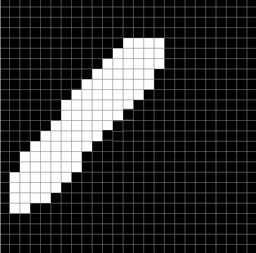
#> input picture lib/UncertainSample/cp-topo-unet-2d/ppt3.jpg, 256 x 253 px, shrunk from 992 x 980 before the run, given as the content of the folder stStageResults/FIVE-BceDiceSmooth_0.0001_4/FIVE/test/Ufolder, which was not available
$ jupyter execute --allow-errors '统计一个先验数值.ipynb'
#> lines starting #> are read from the running program, lines starting #| are printed output that depends on the picture; after the words box and inside, x2 and y2 are one past the last pixel; in counts of white or black regions, pixels touching at a corner belong together; pictures that were not available may be replaced by others from this repository, and a replacement may not be noted
[cell 1]
#!/Users/michael/envs/bsb/bin/python
# adapted from https://trvrm.github.io/fractal-dimension.html

import numpy as np
import skimage
import matplotlib.pyplot as plt
from skimage import io
from skimage.filters import threshold_otsu
from skimage.color import rgb2gray
from skimage.util import crop, invert
from scipy.stats import linregress
import math
import os
import sys
from skimage.measure import label, regionprops

# [17 lines of commented-out code are left out]


"""
	Read the image and preprocess for fractal dimension calculation
"""
# [6 lines left out: function loadImage, not called in this run]

"""
	Apply Otsu thresholding to the image and binarize the passed image
"""
# [4 lines left out: function binaryThreshold, not called in this run]

def fracable(img):
	return 0 in set(img.flatten())

"""
	Successively crop the image and count the number of tiles containing black pixels
"""
# [16 lines left out: function countBoxes, not called in this run]

"""
	Count the number of boxes at each scale possible for the dimensions of the given image.
	Generates a pair representing the numerator and denominator of the fractal dimension equation.
	A list of these pairs is used to calculate the slope when the loop exits.
"""
# [6 lines left out: function getBoxCounts, not called in this run]

"""
	Stores all of the (scale ,box count) pairs for the final fractal dimension calculation
"""
def allCounts(img, height, width):
	return (list(getBoxCounts(img, height, width)))

"""
	Calculate the slope between the number of boxes and scales with linregress; return fractal
	dimension value
"""
# [6 lines left out: function getFractalDimension, not called in this run]


import os
import numpy as np
import skimage
from skimage.color import rgb2gray
from skimage.measure import label, regionprops
import matplotlib.pyplot as plt

def loadImage(image_path):
    """
    加载图像并返回图像数据及其尺寸

    :param image_path: 图像文件路径
    :return: 图像数据, 高度, 宽度
    """
    img = skimage.io.imread(image_path)
    if len(img.shape) > 2:
        img = rgb2gray(img)
    h, w = img.shape
    return img, h, w

def identify_connected_components(skeleton):
    """
    标识骨架图中的独立连通组件

    :param skeleton: 骨架图像
    :return: 各连通组件的坐标列表
    """
    labeled_image, num_labels = label(skeleton, connectivity=2, return_num=True)
    components = [region.coords for region in regionprops(labeled_image)]
    return components

def remove_non_vessels(segImg, components, results):
    """
    移除非血管组件并生成新的图像

    :param segImg: 原始分割图像
    :param components: 连通组件列表
    :param results: 每个组件的判定结果（'yes'/'no'数组）
    :return: 移除非血管组件后的图像
    """
    # 初始化为全0（全黑）的图像
    tissue = np.zeros_like(segImg)
    not_tissue = np.zeros_like(segImg)

    # 只在被标记为血管的连通组件位置设置为1
    for component, is_vessel in zip(components, results):
        if is_vessel == 'yes':
            for coord in component:
                tissue[coord[0], coord[1]] = 1
        else:
            for coord in component:
                not_tissue[coord[0], coord[1]] = 1

    return tissue, not_tissue

def process_vessel_images(gtdir, segs, segs2):
    """
    处理血管图像数据

    :param gtdir: 地面真值目录
    :param segs: 第一个分割结果目录
    :param segs2: 第二个分割结果目录
    """
    # 获取文件列表
    slist = sorted([f for f in os.listdir(segs) if f != '.DS_Store'])
    slist2 = sorted([f for f in os.listdir(segs2) if f != '.DS_Store'])
    gtlist = sorted([f for f in os.listdir(gtdir) if f != '.DS_Store'])

    # 处理每张图片
    for i in range(len(slist)):
        # 加载图像
        gt = os.path.join(gtdir, gtlist[i])
        simg = os.path.join(segs, slist[i])
        simg2 = os.path.join(segs2, slist2[i])

        # 加载并预处理分割结果
        segImg, h, w = loadImage(simg)  # 不确定的
#> in loadImage, img is the input picture: shape (253, 256, 3); min 0, max 255, mean 49.8
#> h = 253; w = 256
        segImg2, h, w = loadImage(simg2)  # 确定的0.5
        # segImg = (segImg == 1).astype(np.uint8)
        # segImg2 = (segImg2 == 0).astype(np.uint8)

        # 加载地面真值
        gtImg = skimage.io.imread(gt)
        gtImg = rgb2gray(gtImg)

        # 计算差异：提取在segImg中但不在segImg2中的区域
        # 使用逻辑运算代替直接相减
        U = np.logical_or(segImg, segImg2).astype(np.uint8)
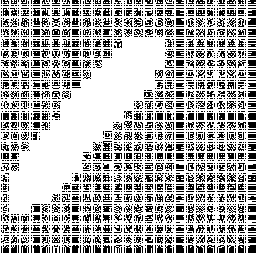
#> U: shape (253, 256); values 0 (black) and 1 (white), 67.2% white; black in thin lines or dots

        # 识别连通分量
        components = identify_connected_components(segImg)
#> in identify_connected_components, `labeled_image, num_labels = label(skeleton, connectivity=2, return_num..`:
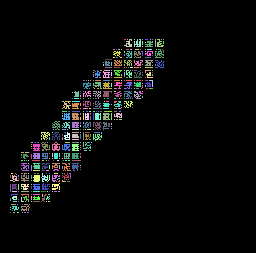
#> labeled_image: shape (253, 256) int64; 426 distinct labels, from 0 to 425; one colour per label, 0 black
#> in identify_connected_components, `labeled_image, num_labels = label(skeleton, connectivity=2, return_num..`: num_labels = 425
#> in identify_connected_components, `components = [region.coords for region in regionprops(labeled_image)]`: components = 425 items
#> components = 425 items

        # 分析每个连通分量
        results = []
        for component in components:
            pixel_count = len(component)  # 总像素数
            vessel_pixel_count = sum(gtImg[coord[0], coord[1]] > 0 for coord in component)

            # 如果前景像素占比超过50%，则认为是血管
            is_vessel = (vessel_pixel_count / pixel_count) > 0.7
            results.append('yes' if is_vessel else 'no')
#> this loop made 425 passes
#> (component, pixel_count, vessel_pixel_count) on passes 1, 2, 4: ([[39, 124], [39, 125]], 2, 2), ([[39, 127]], 1, 1), ([[39, 134]], 1, 1)
#> after the loop, results = 425 items, first 6: 'yes', 'yes', 'yes', 'yes', 'yes', 'yes'

        results = np.array(results)

        # 移除非血管组件
        tissue, not_tissue = remove_non_vessels(segImg, components, results)
#> the loop in remove_non_vessels, `for component, is_vessel in zip(components, results):` made 425 passes
#> component on passes 1, 2, 4: [[39, 124], [39, 125]], [[39, 127]], [[39, 134]]
#> after the loop in remove_non_vessels, `for component, is_vessel in zip(components, results):`: not_tissue: shape (253, 256) float64; every value is 0
#> after the loop in remove_non_vessels, `for component, is_vessel in zip(components, results):`:
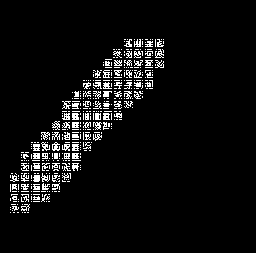
#> tissue: shape (253, 256) float64; values 0 (black) and 1 (white), 5.7% white in thin lines or dots, all inside (x1, y1, x2, y2) = (10, 39, 164, 213)
        plt.imsave(os.path.join('/home/xkw/pxlames/segmentation/outputs/firstStageResults/FIVE-BceDiceSmooth_0.0001_4/FIVE/test/tissue', f'cleaned_{slist[i]}'), tissue)
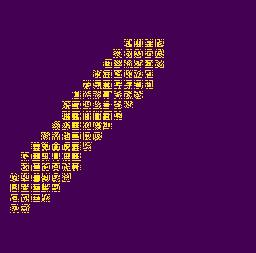
#> saved as cleaned_ppt3.jpg: shape (253, 256, 3); mean R, G, B 78.5, 13.5, 81.3
        plt.imsave(os.path.join('/home/xkw/pxlames/segmentation/outputs/firstStageResults/FIVE-BceDiceSmooth_0.0001_4/FIVE/test/not_tissue', f'cleaned_{slist[i]}'), not_tissue)
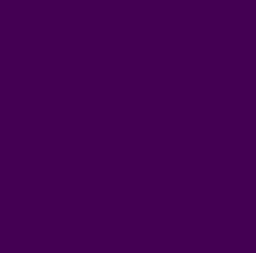
#> saved as cleaned_ppt3.jpg: shape (253, 256, 3); mean R, G, B 68, 0, 83

        new_add = np.logical_or(tissue, segImg2).astype(np.uint8)
        # [19 lines of commented-out code are left out]

if __name__ == "__main__":
    # 设置路径
    gtdir = '/home/xkw/pxlames/segmentation/data/FIVE/test/1st_manual'
    segs = '/home/xkw/pxlames/segmentation/outputs/firstStageResults/FIVE-BceDiceSmooth_0.0001_4/FIVE/test/Ufolder' # 做差腐蚀后的
    segs2 = '/home/xkw/pxlames/segmentation/outputs/firstStageResults/FIVE-BceDiceSmooth_0.0001_4/FIVE3/test/Cfolder'
    tissue = '/home/xkw/pxlames/segmentation/outputs/firstStageResults/FIVE-BceDiceSmooth_0.0001_4/FIVE/test/tissue'

    # 处理图像
    process_vessel_images(gtdir, segs, segs2)

[cell 2]
def identify_connected_components(skeleton):
    """标识骨架图中的独立连通组件"""
    labeled_image, num_labels = label(skeleton, connectivity=2, return_num=True)
    components = [region.coords for region in regionprops(labeled_image)]
    return components

def loadImage(image_path):
    """加载图像并返回图像数据及其尺寸"""
    img = skimage.io.imread(image_path)
    if len(img.shape) > 2:
        img = img[:,:,0]
    h, w = img.shape
#> h = 253; w = 256
    return img, h, w

# [37 lines left out: functions countBoxes, getBoxCounts, getFractalDimension, not called in this run]


def analyze_single_vessel(component, min_size=30, plot=False):
    """
    分析单个血管连通分量的分形维数

    参数:
    component: 连通分量的坐标点列表 shape:(N,2)
    min_size: 最小处理尺寸，小于这个尺寸的连通分量将返回None
    plot: 是否绘制分析过程的图像，默认False

    返回:
    fd: 分形维数，如果无法计算则返回None
    """


    try:
        # 1. 预处理：创建二值图像
        rows = component[:, 0]
        cols = component[:, 1]
        min_row, max_row = np.min(rows), np.max(rows)
        min_col, max_col = np.min(cols), np.max(cols)

        # 计算外接矩形的宽和高
        height = max_row - min_row + 1
        width = max_col - min_col + 1

        # 检查尺寸
        if min(height, width) < min_size:
            # print(f"Warning: Component too small (height={height}, width={width}), skipping...")
            return None

        # 创建矩形图像
        vessel_img = np.zeros((height, width), dtype=np.uint8)

        # 将坐标点映射到新的矩形图像中
        adjusted_rows = rows - min_row
        adjusted_cols = cols - min_col
        vessel_img[adjusted_rows, adjusted_cols] = 1

        if plot:
            # 绘制处理后的血管二值图像
            plt.figure(figsize=(10, 5))
            plt.subplot(121)
            plt.imshow(vessel_img, cmap='gray')
            plt.title('Processed Vessel Image')
            plt.axis('equal')

        # 2. 分形维数计算
        # [6 lines left out: function box_count, not called in this run]

        # 计算可用的盒子尺寸
        max_power = int(np.log2(min(vessel_img.shape)))
        if max_power < 1:  # 确保至少有一个尺度可用
            # print(f"Warning: Component too small for box counting (max_power={max_power})")
            return None

        sizes = []
        counts = []
        for i in range(1, max_power + 1):
            size = 2**i
            if size < min(vessel_img.shape):  # 确保盒子大小不超过图像尺寸
                count = box_count(vessel_img, size)
                if count > 0:  # 只添加有效的计数
                    sizes.append(size)
                    counts.append(count)

        # 检查是否有足够的点进行拟合
        if len(sizes) < 2:
            # print(f"Warning: Not enough points for fitting (points={len(sizes)})")
            return None

        # 通过线性回归计算分形维数
        log_sizes = np.log(sizes)
        log_counts = np.log(counts)
        coeffs = np.polyfit(log_sizes, log_counts, 1)
        fd = -coeffs[0]  # 分形维数是斜率的负值

        if plot:
            # 绘制双对数拟合图
            plt.subplot(122)
            plt.scatter(log_sizes, log_counts, c='blue', label='Data points')
            # 绘制拟合直线
            fit_line = coeffs[0] * log_sizes + coeffs[1]
            plt.plot(log_sizes, fit_line, 'r--',
                    label=f'Fit line (D={fd:.3f})')
            plt.xlabel('log(Box Size)')
            plt.ylabel('log(Count)')
            plt.title('Box Counting Method')
            plt.legend()
            plt.grid(True)
            plt.tight_layout()
            plt.show()

        # 检查计算结果是否合理
        if not (0 < fd < 2):
            # print(f"Warning: Calculated fractal dimension out of range (fd={fd})")
            return None

        return fd

    except Exception as e:
        # print(f"Error during analysis: {str(e)}")
        return None

tissue_dir = '/home/xkw/pxlames/segmentation/outputs/firstStageResults/FIVE-BceDiceSmooth_0.0001_4/FIVE/test/tissue'
not_tissue_dir = '/home/xkw/pxlames/segmentation/outputs/firstStageResults/FIVE-BceDiceSmooth_0.0001_4/FIVE/test/not_tissue'

tissue_list = sorted([f for f in os.listdir(tissue_dir) if f != '.DS_Store'])
not_tissu_list = sorted([f for f in os.listdir(not_tissue_dir) if f != '.DS_Store'])

Fd1_list = []
 # 处理每张图片
for i in range(len(tissue_list)):
    # 加载图像
    img_path = os.path.join(tissue_dir, tissue_list[i])

    # 加载并预处理分割结果
    img, h, w = loadImage(img_path)
#> h = 253; w = 256
    # [6 lines of commented-out code are left out]
    if(i == 0):
        plot = True
    else:
        plot = False
    components = identify_connected_components(img)
#> in identify_connected_components, `labeled_image, num_labels = label(skeleton, connectivity=2, return_num..`:
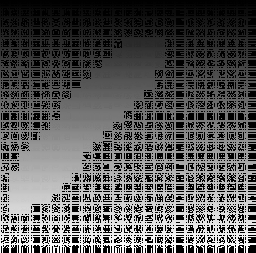
#> labeled_image: shape (253, 256) int64; min 0, max 25763, mean 8758.9; drawn with min black and max white
#> in identify_connected_components, `labeled_image, num_labels = label(skeleton, connectivity=2, return_num..`: num_labels = 25763
#> in identify_connected_components, `components = [region.coords for region in regionprops(labeled_image)]`: components = 25763 items
#> components = 25763 items
    for component in components:
        fd = analyze_single_vessel(component,plot=plot)
        if fd is not None:
            Fd1_list.append(fd)
#> this loop made 25763 passes
#> (rows in analyze_single_vessel, cols in analyze_single_vessel, max_row in analyze_single_vessel, min_col in analyze_single_vessel, max_col in analyze_single_vessel, height in analyze_single_vessel, width in analyze_single_vessel) on passes 3 to 5: ([0], [5], 0, 5, 5, 1, 1), ([0], [6], 0, 6, 6, 1, 1), ([0], [8], 0, 8, 8, 1, 1)
#> after the loop, Fd1_list = []

file_path = os.path.join('/home/xkw/pxlames/segmentation/outputs/firstStageResults/FIVE-BceDiceSmooth_0.0001_4/FIVE/test', 'fd_list')
with open(file_path, 'w') as f:
    for value in Fd1_list:
        f.write(f"{value}\n")
#> this loop made 0 passes
print(f"数据已保存到: {file_path}")


Fd2_list = []
 # 处理每张图片
for i in range(len(not_tissu_list)):
    # 加载图像
    img_path2 = os.path.join(not_tissue_dir, not_tissu_list[i])

    # 加载并预处理分割结果
    img2, h, w = loadImage(img_path2)
    # [5 lines of commented-out code are left out]

    if(i == 0):
        plot = True
    else:
        plot = False
    components = identify_connected_components(img)
    for component in components:
        fd = analyze_single_vessel(component,plot=plot)
        if fd is not None:
            Fd2_list.append(fd)
#> this loop made 25763 passes

file_path = os.path.join('/home/xkw/pxlames/segmentation/outputs/firstStageResults/FIVE-BceDiceSmooth_0.0001_4/FIVE/test', 'fd2_list')
with open(file_path, 'w') as f:
    for value in Fd2_list:
        f.write(f"{value}\n")
print(f"数据已保存到: {file_path}")

[cell 3]
import numpy as np
import matplotlib.pyplot as plt
from scipy import stats

def analyze_fractal_dimensions(fd_list):
    """
    分析分形维数数据并生成统计图表，包含分位数分析

    参数:
    fd_list: 分形维数列表
    """
    # 转换为numpy数组
    fd_array = np.array(fd_list)

    # 计算分位数
    percentile_5 = np.percentile(fd_array, 20)
    percentile_95 = np.percentile(fd_array, 80)

    # 计算基本统计量
    stats_dict = {
        "样本数量": len(fd_array),
        "平均值": np.mean(fd_array),
        "中位数": np.median(fd_array),
        "标准差": np.std(fd_array),
        "最小值": np.min(fd_array),
        "最大值": np.max(fd_array),
        "偏度": stats.skew(fd_array),
        "峰度": stats.kurtosis(fd_array),
        "5%分位数": percentile_5,
        "95%分位数": percentile_95,
        "90%区间范围": percentile_95 - percentile_5
    }

    # 打印统计结果
    print("\n统计分析结果:")
    print("-" * 30)
    for key, value in stats_dict.items():
        print(f"{key}: {value:.4f}")

    # 创建图形
    fig = plt.figure(figsize=(15, 10))

    # 1. 直方图和核密度估计，添加分位数标记
    ax1 = plt.subplot(2, 2, 1)
    counts, bins, _ = ax1.hist(fd_array, bins=10, density=True, alpha=0.7, color='skyblue')

    # 添加核密度估计曲线
    kernel = stats.gaussian_kde(fd_array)
    x_range = np.linspace(min(bins), max(bins), 100)
    ax1.plot(x_range, kernel(x_range), 'r-', lw=2)

    # 添加分位数标记
    ymin, ymax = ax1.get_ylim()
    ax1.vlines([percentile_5, percentile_95], ymin, ymax, colors=['g', 'g'],
               linestyles='--', label='80% interval')
    ax1.text(percentile_5, ymax*0.95, '20%', rotation=90)
    ax1.text(percentile_95, ymax*0.95, '80%', rotation=90)

    ax1.set_title("Fractal Dimension Distribution Histogram and Density Curve")
    ax1.set_xlabel("Fractal Dimension")
    ax1.set_ylabel("Frequency Density")
    ax1.grid(True, alpha=0.3)
    ax1.legend()
    # 2. 箱型图
    ax2 = plt.subplot(2, 2, 2)
    box_plot = ax2.boxplot(fd_array, vert=True, widths=0.7)

    # 添加分位数标记
    ax2.axhline(y=percentile_5, color='g', linestyle='--', label='5%分位数')
    ax2.axhline(y=percentile_95, color='g', linestyle='--', label='95%分位数')
    ax2.set_title("分形维数箱型图")
    ax2.set_ylabel("分形维数")
    ax2.grid(True, alpha=0.3)
    ax2.legend()

    # 3. Q-Q图
    ax3 = plt.subplot(2, 2, 3)
    stats.probplot(fd_array, dist="norm", plot=ax3)
    ax3.set_title("Q-Q图")
    ax3.grid(True, alpha=0.3)

    # 4. 散点图和趋势线，添加分位数区间
    ax4 = plt.subplot(2, 2, 4)
    x = np.arange(len(fd_array))
    ax4.scatter(x, fd_array, alpha=0.6, color='blue')

    # 添加趋势线
    z = np.polyfit(x, fd_array, 1)
    p = np.poly1d(z)
    ax4.plot(x, p(x), "r--", alpha=0.8)

    # 添加分位数区间
    ax4.axhline(y=percentile_5, color='g', linestyle='--', label='5%分位数')
    ax4.axhline(y=percentile_95, color='g', linestyle='--', label='95%分位数')
    ax4.set_title("分形维数散点图和趋势线")
    ax4.set_xlabel("样本序号")
    ax4.set_ylabel("分形维数")
    ax4.grid(True, alpha=0.3)
    ax4.legend()

    # 调整布局
    plt.tight_layout()

    # 输出90%区间的具体范围
    print("\n90%置信区间分析:")
    print("-" * 30)
    print(f"90%的数据落在区间: [{percentile_5:.4f}, {percentile_95:.4f}]")
    print(f"区间范围: {(percentile_95 - percentile_5):.4f}")

    return stats_dict, fig

# [19 lines left out: function analyze_distribution, not called in this run]


def preprocess_fractal_dimensions(Fd_list):
    """
    预处理分形维数列表，移除无效值

    参数:
    Fd_list: 原始分形维数列表

    返回:
    processed_list: 处理后的分形维数列表
    removed_count: 移除的元素数量
    """

    # 创建原始列表的副本以保留原始数据
    processed_list = Fd_list.copy()

    # 记录原始长度
    original_length = len(processed_list)

    # 移除值为0的元素
    try:
        while 0 in processed_list:
            processed_list.remove(0)
    except ValueError:
        pass  # 如果列表中没有0，跳过

    # 计算移除的元素数量
    removed_count = original_length - len(processed_list)

    # 打印处理结果
    print(f"预处理完成:")
    print(f"- 原始数据数量: {original_length}")
    print(f"- 移除的零值数量: {removed_count}")
    print(f"- 剩余数据数量: {len(processed_list)}")

    return processed_list, removed_count


# 示例使用
#> (the rest of this cell did not finish here and is left out)

    print(Fd_list_post)
    # 进行分析
    stats_results, fig = analyze_fractal_dimensions(Fd_list_post)

    # 进行分布分析
    analyze_distribution(np.array(Fd_list_post))

    # 显示图形
    plt.show()

    # 保存图形（可选）
    # fig.savefig('fractal_dimension_analysis.png', dpi=300, bbox_inches='tight')
